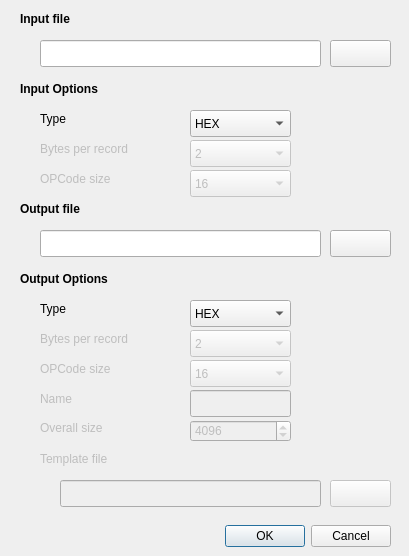
<?xml version="1.0" encoding="UTF-8"?>
<ui version="4.0">
 <class>FileConvertDlg</class>
 <widget class="QDialog" name="FileConvertDlg">
  <property name="geometry">
   <rect>
    <x>0</x>
    <y>0</y>
    <width>409</width>
    <height>556</height>
   </rect>
  </property>
  <property name="windowTitle">
   <string>File Converter</string>
  </property>
  <property name="windowIcon">
   <iconset resource="../../icons.qrc">
    <normaloff>:/resources/icons/page_white_gear.png</normaloff>:/resources/icons/page_white_gear.png</iconset>
  </property>
  <widget class="QDialogButtonBox" name="btnBox">
   <property name="geometry">
    <rect>
     <x>50</x>
     <y>520</y>
     <width>341</width>
     <height>32</height>
    </rect>
   </property>
   <property name="orientation">
    <enum>Qt::Horizontal</enum>
   </property>
   <property name="standardButtons">
    <set>QDialogButtonBox::Cancel|QDialogButtonBox::Ok</set>
   </property>
  </widget>
  <widget class="QLabel" name="label">
   <property name="geometry">
    <rect>
     <x>20</x>
     <y>10</y>
     <width>71</width>
     <height>17</height>
    </rect>
   </property>
   <property name="font">
    <font>
     <weight>75</weight>
     <bold>true</bold>
    </font>
   </property>
   <property name="text">
    <string>Input file</string>
   </property>
  </widget>
  <widget class="QLabel" name="label_2">
   <property name="geometry">
    <rect>
     <x>20</x>
     <y>200</y>
     <width>81</width>
     <height>17</height>
    </rect>
   </property>
   <property name="font">
    <font>
     <weight>75</weight>
     <bold>true</bold>
    </font>
   </property>
   <property name="text">
    <string>Output file</string>
   </property>
  </widget>
  <widget class="QLabel" name="label_3">
   <property name="enabled">
    <bool>true</bool>
   </property>
   <property name="geometry">
    <rect>
     <x>20</x>
     <y>80</y>
     <width>111</width>
     <height>17</height>
    </rect>
   </property>
   <property name="font">
    <font>
     <weight>75</weight>
     <bold>true</bold>
    </font>
   </property>
   <property name="text">
    <string>Input Options</string>
   </property>
  </widget>
  <widget class="QLineEdit" name="lePathIn">
   <property name="geometry">
    <rect>
     <x>40</x>
     <y>40</y>
     <width>281</width>
     <height>27</height>
    </rect>
   </property>
  </widget>
  <widget class="QPushButton" name="btnChangeIn">
   <property name="geometry">
    <rect>
     <x>330</x>
     <y>40</y>
     <width>61</width>
     <height>27</height>
    </rect>
   </property>
   <property name="icon">
    <iconset resource="../../icons.qrc">
     <normaloff>:/resources/icons/projOpen.png</normaloff>:/resources/icons/projOpen.png</iconset>
   </property>
  </widget>
  <widget class="QLineEdit" name="lePathOut">
   <property name="geometry">
    <rect>
     <x>40</x>
     <y>230</y>
     <width>281</width>
     <height>27</height>
    </rect>
   </property>
  </widget>
  <widget class="QPushButton" name="btnChangeOut">
   <property name="geometry">
    <rect>
     <x>330</x>
     <y>230</y>
     <width>61</width>
     <height>27</height>
    </rect>
   </property>
   <property name="icon">
    <iconset resource="../../icons.qrc">
     <normaloff>:/resources/icons/projOpen.png</normaloff>:/resources/icons/projOpen.png</iconset>
   </property>
  </widget>
  <widget class="QLabel" name="lblOpcodeIn">
   <property name="enabled">
    <bool>false</bool>
   </property>
   <property name="geometry">
    <rect>
     <x>40</x>
     <y>170</y>
     <width>91</width>
     <height>17</height>
    </rect>
   </property>
   <property name="text">
    <string>OPCode size </string>
   </property>
  </widget>
  <widget class="QLabel" name="lblBPRIn">
   <property name="enabled">
    <bool>false</bool>
   </property>
   <property name="geometry">
    <rect>
     <x>40</x>
     <y>140</y>
     <width>121</width>
     <height>17</height>
    </rect>
   </property>
   <property name="text">
    <string>Bytes per record</string>
   </property>
  </widget>
  <widget class="QLabel" name="label_7">
   <property name="enabled">
    <bool>true</bool>
   </property>
   <property name="geometry">
    <rect>
     <x>20</x>
     <y>270</y>
     <width>111</width>
     <height>17</height>
    </rect>
   </property>
   <property name="font">
    <font>
     <weight>75</weight>
     <bold>true</bold>
    </font>
   </property>
   <property name="text">
    <string>Output Options</string>
   </property>
  </widget>
  <widget class="QLabel" name="lblOpcodeOut">
   <property name="enabled">
    <bool>false</bool>
   </property>
   <property name="geometry">
    <rect>
     <x>40</x>
     <y>360</y>
     <width>91</width>
     <height>17</height>
    </rect>
   </property>
   <property name="text">
    <string>OPCode size</string>
   </property>
  </widget>
  <widget class="QLabel" name="lblBPROut">
   <property name="enabled">
    <bool>false</bool>
   </property>
   <property name="geometry">
    <rect>
     <x>40</x>
     <y>330</y>
     <width>121</width>
     <height>17</height>
    </rect>
   </property>
   <property name="text">
    <string>Bytes per record</string>
   </property>
  </widget>
  <widget class="QLabel" name="lblTemplate">
   <property name="enabled">
    <bool>false</bool>
   </property>
   <property name="geometry">
    <rect>
     <x>40</x>
     <y>450</y>
     <width>101</width>
     <height>17</height>
    </rect>
   </property>
   <property name="text">
    <string>Template file</string>
   </property>
  </widget>
  <widget class="QComboBox" name="cmbOpcodeIn">
   <property name="enabled">
    <bool>false</bool>
   </property>
   <property name="geometry">
    <rect>
     <x>190</x>
     <y>170</y>
     <width>101</width>
     <height>27</height>
    </rect>
   </property>
   <item>
    <property name="text">
     <string>16</string>
    </property>
   </item>
   <item>
    <property name="text">
     <string>18</string>
    </property>
   </item>
  </widget>
  <widget class="QComboBox" name="cmbBPRIn">
   <property name="enabled">
    <bool>false</bool>
   </property>
   <property name="geometry">
    <rect>
     <x>190</x>
     <y>140</y>
     <width>101</width>
     <height>27</height>
    </rect>
   </property>
   <item>
    <property name="text">
     <string>2</string>
    </property>
   </item>
   <item>
    <property name="text">
     <string>3</string>
    </property>
   </item>
  </widget>
  <widget class="QComboBox" name="cmbOpcodeOut">
   <property name="enabled">
    <bool>false</bool>
   </property>
   <property name="geometry">
    <rect>
     <x>190</x>
     <y>360</y>
     <width>101</width>
     <height>27</height>
    </rect>
   </property>
   <item>
    <property name="text">
     <string>16</string>
    </property>
   </item>
   <item>
    <property name="text">
     <string>18</string>
    </property>
   </item>
  </widget>
  <widget class="QComboBox" name="cmbBPROut">
   <property name="enabled">
    <bool>false</bool>
   </property>
   <property name="geometry">
    <rect>
     <x>190</x>
     <y>330</y>
     <width>101</width>
     <height>27</height>
    </rect>
   </property>
   <item>
    <property name="text">
     <string>2</string>
    </property>
   </item>
   <item>
    <property name="text">
     <string>3</string>
    </property>
   </item>
  </widget>
  <widget class="QLineEdit" name="leTemplate">
   <property name="enabled">
    <bool>false</bool>
   </property>
   <property name="geometry">
    <rect>
     <x>60</x>
     <y>480</y>
     <width>261</width>
     <height>27</height>
    </rect>
   </property>
  </widget>
  <widget class="QPushButton" name="btnTemplate">
   <property name="enabled">
    <bool>false</bool>
   </property>
   <property name="geometry">
    <rect>
     <x>330</x>
     <y>480</y>
     <width>61</width>
     <height>27</height>
    </rect>
   </property>
   <property name="icon">
    <iconset resource="../../icons.qrc">
     <normaloff>:/resources/icons/projOpen.png</normaloff>:/resources/icons/projOpen.png</iconset>
   </property>
  </widget>
  <widget class="QLabel" name="label_4">
   <property name="geometry">
    <rect>
     <x>40</x>
     <y>300</y>
     <width>66</width>
     <height>17</height>
    </rect>
   </property>
   <property name="text">
    <string>Type</string>
   </property>
  </widget>
  <widget class="QComboBox" name="cmbTypeOut">
   <property name="geometry">
    <rect>
     <x>190</x>
     <y>300</y>
     <width>101</width>
     <height>27</height>
    </rect>
   </property>
   <item>
    <property name="text">
     <string>HEX</string>
    </property>
   </item>
   <item>
    <property name="text">
     <string>MEM</string>
    </property>
   </item>
   <item>
    <property name="text">
     <string>VHDL</string>
    </property>
   </item>
   <item>
    <property name="text">
     <string>Verilog</string>
    </property>
   </item>
   <item>
    <property name="text">
     <string>Intel 8 HEX</string>
    </property>
   </item>
   <item>
    <property name="text">
     <string>S-Rec</string>
    </property>
   </item>
   <item>
    <property name="text">
     <string>Raw binary</string>
    </property>
   </item>
  </widget>
  <widget class="QComboBox" name="cmbTypeIn">
   <property name="geometry">
    <rect>
     <x>190</x>
     <y>110</y>
     <width>101</width>
     <height>27</height>
    </rect>
   </property>
   <item>
    <property name="text">
     <string>HEX</string>
    </property>
   </item>
   <item>
    <property name="text">
     <string>MEM</string>
    </property>
   </item>
   <item>
    <property name="text">
     <string>VHDL</string>
    </property>
   </item>
   <item>
    <property name="text">
     <string>Verilog</string>
    </property>
   </item>
   <item>
    <property name="text">
     <string>Intel 8 HEX</string>
    </property>
   </item>
   <item>
    <property name="text">
     <string>S-Rec</string>
    </property>
   </item>
   <item>
    <property name="text">
     <string>Raw binary</string>
    </property>
   </item>
  </widget>
  <widget class="QLabel" name="label_5">
   <property name="geometry">
    <rect>
     <x>40</x>
     <y>110</y>
     <width>66</width>
     <height>17</height>
    </rect>
   </property>
   <property name="text">
    <string>Type</string>
   </property>
  </widget>
  <widget class="QLabel" name="lblTemplateName">
   <property name="enabled">
    <bool>false</bool>
   </property>
   <property name="geometry">
    <rect>
     <x>40</x>
     <y>390</y>
     <width>121</width>
     <height>17</height>
    </rect>
   </property>
   <property name="text">
    <string>Name</string>
   </property>
  </widget>
  <widget class="QLineEdit" name="leTemplateName">
   <property name="enabled">
    <bool>false</bool>
   </property>
   <property name="geometry">
    <rect>
     <x>190</x>
     <y>390</y>
     <width>101</width>
     <height>27</height>
    </rect>
   </property>
  </widget>
  <widget class="QLabel" name="labelspinBoxOutputOverallSize">
   <property name="enabled">
    <bool>false</bool>
   </property>
   <property name="geometry">
    <rect>
     <x>40</x>
     <y>420</y>
     <width>91</width>
     <height>16</height>
    </rect>
   </property>
   <property name="text">
    <string>Overall size</string>
   </property>
  </widget>
  <widget class="QSpinBox" name="spinBoxOutputOverallSize">
   <property name="enabled">
    <bool>false</bool>
   </property>
   <property name="geometry">
    <rect>
     <x>190</x>
     <y>420</y>
     <width>101</width>
     <height>22</height>
    </rect>
   </property>
   <property name="minimum">
    <number>1</number>
   </property>
   <property name="maximum">
    <number>65536</number>
   </property>
   <property name="singleStep">
    <number>256</number>
   </property>
   <property name="value">
    <number>4096</number>
   </property>
  </widget>
 </widget>
 <resources>
  <include location="../../icons.qrc"/>
 </resources>
 <connections>
  <connection>
   <sender>btnBox</sender>
   <signal>accepted()</signal>
   <receiver>FileConvertDlg</receiver>
   <slot>accept()</slot>
   <hints>
    <hint type="sourcelabel">
     <x>248</x>
     <y>254</y>
    </hint>
    <hint type="destinationlabel">
     <x>157</x>
     <y>274</y>
    </hint>
   </hints>
  </connection>
  <connection>
   <sender>btnBox</sender>
   <signal>rejected()</signal>
   <receiver>FileConvertDlg</receiver>
   <slot>reject()</slot>
   <hints>
    <hint type="sourcelabel">
     <x>316</x>
     <y>260</y>
    </hint>
    <hint type="destinationlabel">
     <x>286</x>
     <y>274</y>
    </hint>
   </hints>
  </connection>
 </connections>
</ui>
